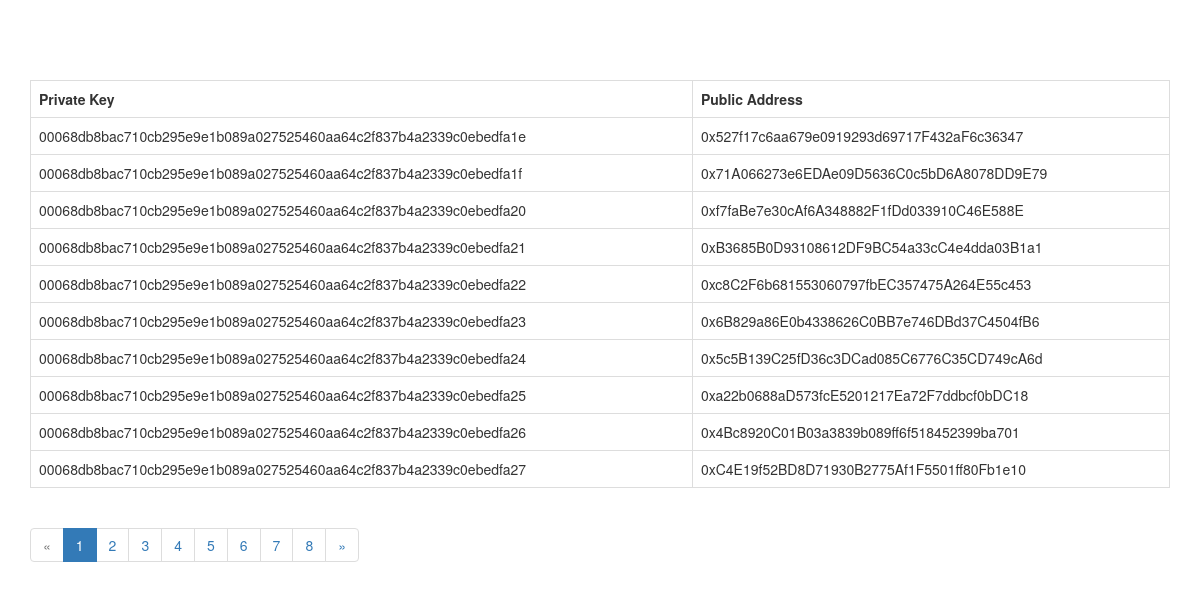
The page / on the database its author committed.
### front_app/models.py (models this page shows, shortened)
class EthereumKeys(models.Model):
    public_key = models.CharField(default='', max_length=64)
    private_key = models.CharField(default='', max_length=42)
    class Meta:
        db_table = "EthereumKeys"

### front_app/views.py (the view)
# urls.py: path('', views.index, name='index'),
def index(request):
    ethkeys = EthereumKeys.objects.all()
    page = request.GET.get('page', 1)
    paginator = Paginator(ethkeys, 10)
    try:
        ethkeys = paginator.page(page)
    except PageNotAnInteger:
        ethkeys = paginator.page(1)
    except EmptyPage:
        ethkeys = paginator.page(paginator.num_pages)
    return render(request, 'index.html', {'ethkeys': ethkeys})

### front_app/templates/index.html (shortened to what this page needs)
{% extends 'base.html' %}
{% block content %}
<table class="table table-bordered">
        <tr><td><strong>Private Key</strong></td><td><strong>Public Address</strong></td></tr>
{% for ethkey in ethkeys %}
        <tr>
        <td> {{ethkey.public_key}} </td>
        <td> {{ethkey.private_key}} </td>
        </tr>
{% endfor %}
</table>
{% if ethkeys.has_other_pages %}
  <ul class="pagination">
    {% if ethkeys.has_previous %}
      <li><a href="?page={{ hexkeys.previous_page_number }}">&laquo;</a></li>
    {% else %}
      <li class="disabled"><span>&laquo;</span></li>
    {% endif %}
    {% for i in ethkeys.paginator.page_range %}
      {% if ethkeys.number == i %}
        <li class="active"><span>{{ i }} <span class="sr-only">(current)</span></span></li>
      {% else %}
        <li><a href="?page={{ i }}">{{ i }}</a></li>
      {% endif %}
    {% endfor %}
    {% if ethkeys.has_next %}
      <li><a href="?page={{ hexkeys.next_page_number }}">&raquo;</a></li>
    {% else %}
      <li class="disabled"><span>&raquo;</span></li>
    {% endif %}
  </ul>
{% endif %}
{% endblock content %}

### front_app/templates/base.html (shortened to what this page needs)
<!DOCTYPE html>
<html>
  <head>
    <link rel="stylesheet" href="https://maxcdn.bootstrapcdn.com/bootstrap/3.3.1/css/bootstrap.min.css">
  </head>
  <body class="{% block body-class %}template-normal{% endblock body-class %}">
    {% block wrapper %}
    {% block content-wrapper %}
    <div class="{% block content-container-class %}container{% endblock content-container-class %}">
        {% block content-block %}
        <div class="block">
            <div class="block_content">
                {% block content %}{% endblock content %}
            </div>
        </div>
        {% endblock content-block %}
    </div>
    {% endblock content-wrapper %}
    {% endblock wrapper %}
  </body>
</html>

### front_app/templates/base.html (style rules this page uses)
body { padding-top: 60px; }

### rows shown on the page
EthereumKeys: public_key "00068db8bac710cb295e9e1b089a027525460aa64c2f837b4a2339c0ebedfa1e", private_key "0x527f17c6aa679e0919293d69717F432aF6c36347"
EthereumKeys: public_key "00068db8bac710cb295e9e1b089a027525460aa64c2f837b4a2339c0ebedfa1f", private_key "0x71A066273e6EDAe09D5636C0c5bD6A8078DD9E79"
EthereumKeys: public_key "00068db8bac710cb295e9e1b089a027525460aa64c2f837b4a2339c0ebedfa20", private_key "0xf7faBe7e30cAf6A348882F1fDd033910C46E588E"
EthereumKeys: public_key "00068db8bac710cb295e9e1b089a027525460aa64c2f837b4a2339c0ebedfa21", private_key "0xB3685B0D93108612DF9BC54a33cC4e4dda03B1a1"
EthereumKeys: public_key "00068db8bac710cb295e9e1b089a027525460aa64c2f837b4a2339c0ebedfa22", private_key "0xc8C2F6b681553060797fbEC357475A264E55c453"
EthereumKeys: public_key "00068db8bac710cb295e9e1b089a027525460aa64c2f837b4a2339c0ebedfa23", private_key "0x6B829a86E0b4338626C0BB7e746DBd37C4504fB6"
EthereumKeys: public_key "00068db8bac710cb295e9e1b089a027525460aa64c2f837b4a2339c0ebedfa24", private_key "0x5c5B139C25fD36c3DCad085C6776C35CD749cA6d"
EthereumKeys: public_key "00068db8bac710cb295e9e1b089a027525460aa64c2f837b4a2339c0ebedfa25", private_key "0xa22b0688aD573fcE5201217Ea72F7ddbcf0bDC18"
EthereumKeys: public_key "00068db8bac710cb295e9e1b089a027525460aa64c2f837b4a2339c0ebedfa26", private_key "0x4Bc8920C01B03a3839b089ff6f518452399ba701"
EthereumKeys: public_key "00068db8bac710cb295e9e1b089a027525460aa64c2f837b4a2339c0ebedfa27", private_key "0xC4E19f52BD8D71930B2775Af1F5501ff80Fb1e10"

### other values the page prints
{{ i }} "1"
{{ i }} "2" "3" "4" "5" "6" "7" "8"
